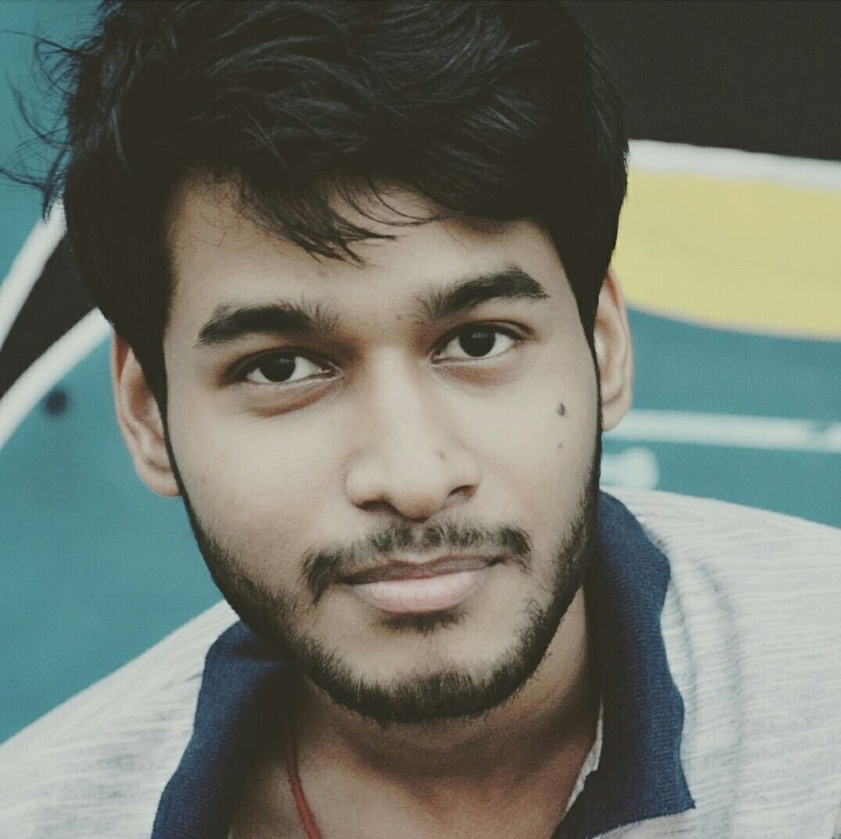
#> input picture misc/arpit.jpg, 841 x 839 px, shrunk from 1076 x 1074 before the run
$ jupyter execute image_handling.ipynb
#> lines starting #> are read from the running program, lines starting #| are printed output that depends on the picture
[cell 1]
# Load library
import cv2
import numpy as np
from matplotlib import pyplot as plt

# Load image as grayscale
image = cv2.imread("arpit.jpg", cv2.IMREAD_GRAYSCALE)
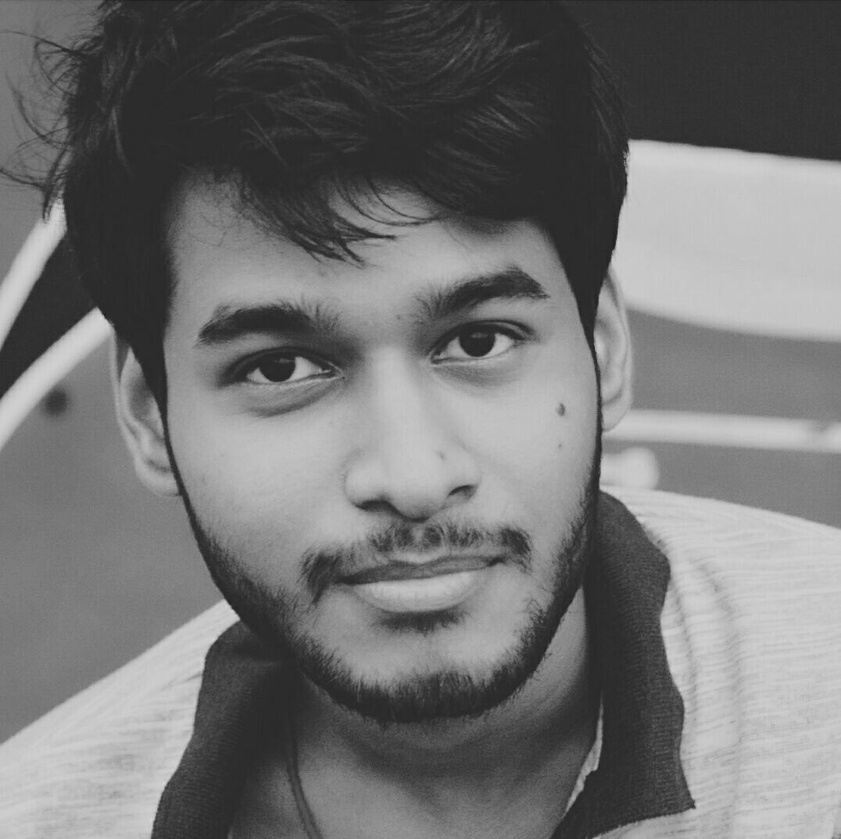
#> image: shape (839, 841); min 29, max 223, mean 114.5

[cell 2]
# Show image
plt.imshow(image, cmap="gray"), plt.axis("off")
plt.show()

[cell 3]
print(image.shape)
#| (839, 841)
image

[cell 4]
image[0][0]
#> Out = 105

[cell 5]
# In the matrix, each element contains three values corresponding to blue, green, red values (BGR):
# Load image in color
image_bgr = cv2.imread("arpit.jpg", cv2.IMREAD_COLOR)
#> image_bgr is the input picture: shape (839, 841, 3); mean B, G, R 107.3, 117.1, 112.2

# Show 1st pixel(GBR value)
image_bgr[0][0]
#> Out = [128, 122, 63]

[cell 6]
# Convert to RGB
image_rgb = cv2.cvtColor(image_bgr, cv2.COLOR_BGR2RGB)

# Show image
plt.imshow(image_rgb), plt.axis("off")
plt.show()

[cell 7]
#saving images
# Load libraries
import cv2
import numpy as np
from matplotlib import pyplot as plt

# Load image as grayscale
image = cv2.imread("arpit.jpg", cv2.IMREAD_GRAYSCALE)

# Save image
cv2.imwrite("arpit_gray.jpg", image)
#> Out = True
